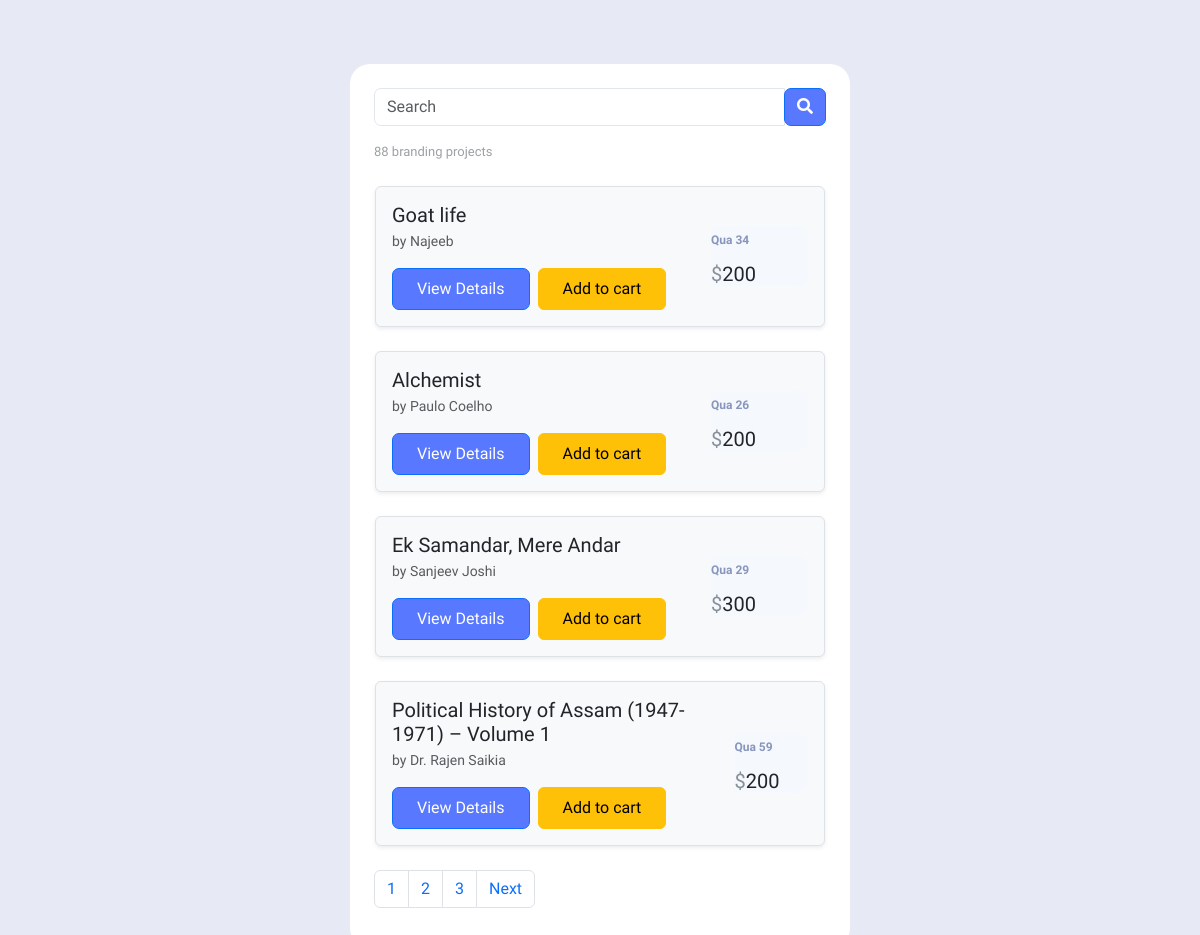
/userbooklist/, run on the app's committed database.
### book_app/models.py (models this page shows, shortened)
class Book(models.Model) :
    title = models.CharField(max_length=50,null=True)
    price = models.IntegerField(null=True)
    author = models.ForeignKey(Author, on_delete=models.CASCADE,null=True)
    quantity = models.IntegerField()
    image = models.ImageField(upload_to='book_media')

class Author(models.Model) :
    name = models.CharField(max_length=50, null=True)
    def __str__(self) :
        return '{}'.format(self.name)

### user_app/views.py (the view)
# urls.py: path('userbooklist/',views.UserApp, name='userlistbook'),
def UserApp(request) :
    books = Book.objects.all()
    paginator = Paginator(books,4)
    page_number = request.GET.get('page')
    try:
        page = paginator.get_page(page_number)
    except PageNotAnInteger:
        page = paginator.page(1)
    except EmptyPage :
        page = paginator.page(paginator.num_pages)
    return render(request,'user/index.html', {'books':books,'page':page})

### templates/user/index.html (shortened to what this page needs)
<!DOCTYPE html>
{% load static %}
<html lang="en">
<head>
    <link href="https://cdn.jsdelivr.net/npm/bootstrap@5.3.3/dist/css/bootstrap.min.css" rel="stylesheet"
>
    <link rel="stylesheet" href="https://use.fontawesome.com/releases/v5.7.2/css/all.css">
</head>
<body class="userappbody">
    <ul class="nav justify-content-end nav-underline px-4 py-2">
    </ul>
    <div class="container d-flex justify-content-center">
        <div class="card mt-5 p-4">
            <form class="input-group mb-3" method="get" action="{% url 'usersearch' %}">
                <input type="text" name="q" placeholder="Search" title="Search Book" class="form-control">
                <div class="input-group-append"><button type="submit" title="Search" class="btn btn-primary"><i class="fas fa-search"></i></button>
                </div>
            </form>
            <span class="text mb-4">88 branding projects</span>
            {% for book in page %}
            <div
                class="d-flex flex-row justify-content-between align-items-center book-item mb-4 p-3 border rounded shadow-sm bg-light">
                <div class="d-flex flex-column">
                    <h5 class="book-title font-weight-bold mb-1">{{ book.title }}</h5>
                    <small class="text-muted">by {{ book.author }}</small>
                    <div class="d-flex mt-3">
                        <a href="{% url 'userdetailbook' book.id %}" class="btn btn-primary py-2 px-4 me-2">View Details</a>
                        <a href="{% url 'addtocart' book.id %}" class="btn btn-warning py-2 px-4">Add to cart</a>
                    </div>
                </div>
                <div class="price text-right">
                    <span class="badge badge-success py-2 px-0 mb-2">Qua {{ book.quantity }}</span>
                    <h5 class="price-amount mb-0"><span>&dollar;</span>{{ book.price }}</h5>
                </div>
            </div>
            {% endfor %}
            <nav aria-label="Page navigation example">
                <ul class="pagination">
                    {% for num in page.paginator.page_range %}
                    <li class="page-item {% if page.number == num %}activate{% endif %}">
                        <a class="page-link" href="?page={{ num }}">{{ num }}</a>
                    </li>
                    {% endfor %}
                    {% if page.has_next %}
                    <li class="page-item"><a class="page-link" href="?page={{ page.next_page_number }}">Next</a></li>
                    {% endif %}
                </ul>
            </nav>
        </div>
    </div>
</body>
</html>

### templates/user/index.html (style rules this page uses)
body { background-color: #E7E9F5; font-family: 'Heebo', sans-serif; }
.card { width: 500px; border: none; border-radius: 20px; }
.form-control { border-radius: 7px; border: 1.5px solid #E3E6ED; }
.btn-primary { background-color: #5878FF !important; border-radius: 7px; }
.text { font-size: 13px; color: #9CA1A4; }
.price { background: #F5F8FD; border-top-right-radius: 10px; border-bottom-right-radius: 10px; width: 97px; }
.flex-row { border: 1px solid #F2F2F4; border-radius: 10px; margin: 0 1px 0; }
span.mb-2 { font-size: 12px; color: #8896BD; }
h5 span { color: #869099; }

### data on the page
Book: title "Goat life", author "Najeeb", quantity "34", price "200"
Book: title "Alchemist", author "Paulo Coelho", quantity "26", price "200"
Book: title "Ek Samandar, Mere Andar", author "Sanjeev Joshi", quantity "29", price "300"
Book: title "Political History of Assam (1947-1971) – Volume 1", author "Dr. Rajen Saikia", quantity "59", price "200"

### other printed values
{{ num }} "1" "2" "3"
